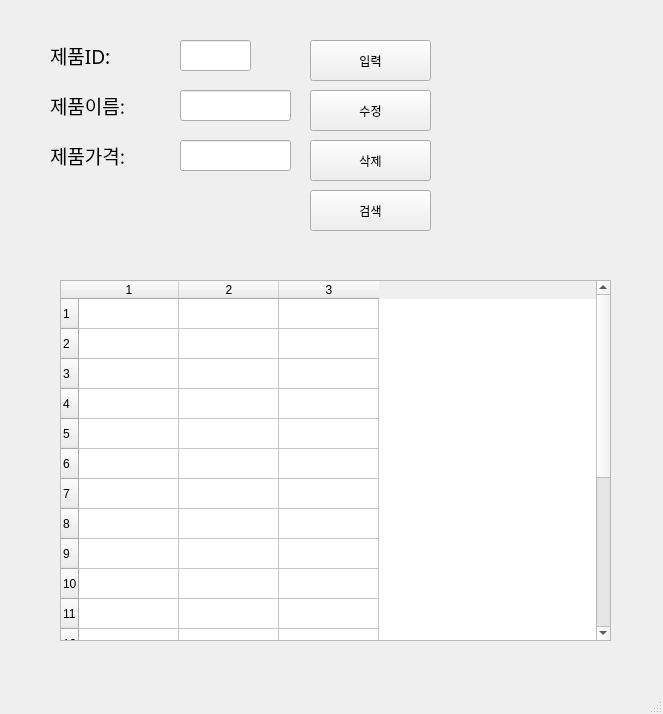
<?xml version="1.0" encoding="UTF-8"?>
<ui version="4.0">
 <class>MainWindow</class>
 <widget class="QMainWindow" name="MainWindow">
  <property name="geometry">
   <rect>
    <x>0</x>
    <y>0</y>
    <width>663</width>
    <height>714</height>
   </rect>
  </property>
  <property name="windowTitle">
   <string>MainWindow</string>
  </property>
  <widget class="QWidget" name="centralwidget">
   <widget class="QLabel" name="label">
    <property name="geometry">
     <rect>
      <x>50</x>
      <y>40</y>
      <width>101</width>
      <height>31</height>
     </rect>
    </property>
    <property name="font">
     <font>
      <family>맑은 고딕</family>
      <pointsize>14</pointsize>
     </font>
    </property>
    <property name="text">
     <string>제품ID:</string>
    </property>
   </widget>
   <widget class="QLabel" name="label_2">
    <property name="geometry">
     <rect>
      <x>50</x>
      <y>90</y>
      <width>111</width>
      <height>31</height>
     </rect>
    </property>
    <property name="font">
     <font>
      <family>맑은 고딕</family>
      <pointsize>14</pointsize>
     </font>
    </property>
    <property name="text">
     <string>제품이름:</string>
    </property>
   </widget>
   <widget class="QLabel" name="label_3">
    <property name="geometry">
     <rect>
      <x>50</x>
      <y>140</y>
      <width>111</width>
      <height>31</height>
     </rect>
    </property>
    <property name="font">
     <font>
      <family>맑은 고딕</family>
      <pointsize>14</pointsize>
     </font>
    </property>
    <property name="text">
     <string>제품가격:</string>
    </property>
   </widget>
   <widget class="QLineEdit" name="prodID">
    <property name="geometry">
     <rect>
      <x>180</x>
      <y>40</y>
      <width>71</width>
      <height>31</height>
     </rect>
    </property>
   </widget>
   <widget class="QLineEdit" name="prodName">
    <property name="geometry">
     <rect>
      <x>180</x>
      <y>90</y>
      <width>111</width>
      <height>31</height>
     </rect>
    </property>
   </widget>
   <widget class="QLineEdit" name="prodPrice">
    <property name="geometry">
     <rect>
      <x>180</x>
      <y>140</y>
      <width>111</width>
      <height>31</height>
     </rect>
    </property>
   </widget>
   <widget class="QPushButton" name="pushButton">
    <property name="geometry">
     <rect>
      <x>310</x>
      <y>40</y>
      <width>121</width>
      <height>41</height>
     </rect>
    </property>
    <property name="text">
     <string>입력</string>
    </property>
   </widget>
   <widget class="QPushButton" name="pushButton_2">
    <property name="geometry">
     <rect>
      <x>310</x>
      <y>90</y>
      <width>121</width>
      <height>41</height>
     </rect>
    </property>
    <property name="text">
     <string>수정</string>
    </property>
   </widget>
   <widget class="QPushButton" name="pushButton_3">
    <property name="geometry">
     <rect>
      <x>310</x>
      <y>140</y>
      <width>121</width>
      <height>41</height>
     </rect>
    </property>
    <property name="text">
     <string>삭제</string>
    </property>
   </widget>
   <widget class="QPushButton" name="pushButton_4">
    <property name="geometry">
     <rect>
      <x>310</x>
      <y>190</y>
      <width>121</width>
      <height>41</height>
     </rect>
    </property>
    <property name="text">
     <string>검색</string>
    </property>
   </widget>
   <widget class="QTableWidget" name="tableWidget">
    <property name="geometry">
     <rect>
      <x>60</x>
      <y>280</y>
      <width>551</width>
      <height>361</height>
     </rect>
    </property>
    <property name="rowCount">
     <number>20</number>
    </property>
    <property name="columnCount">
     <number>3</number>
    </property>
    <row/>
    <row/>
    <row/>
    <row/>
    <row/>
    <row/>
    <row/>
    <row/>
    <row/>
    <row/>
    <row/>
    <row/>
    <row/>
    <row/>
    <row/>
    <row/>
    <row/>
    <row/>
    <row/>
    <row/>
    <column/>
    <column/>
    <column/>
   </widget>
  </widget>
  <widget class="QMenuBar" name="menubar">
   <property name="geometry">
    <rect>
     <x>0</x>
     <y>0</y>
     <width>663</width>
     <height>26</height>
    </rect>
   </property>
  </widget>
  <widget class="QStatusBar" name="statusbar"/>
 </widget>
 <resources/>
 <connections>
  <connection>
   <sender>pushButton</sender>
   <signal>clicked()</signal>
   <receiver>MainWindow</receiver>
   <slot>addProduct()</slot>
   <hints>
    <hint type="sourcelabel">
     <x>394</x>
     <y>72</y>
    </hint>
    <hint type="destinationlabel">
     <x>470</x>
     <y>95</y>
    </hint>
   </hints>
  </connection>
  <connection>
   <sender>pushButton_2</sender>
   <signal>clicked()</signal>
   <receiver>MainWindow</receiver>
   <slot>updateProduct()</slot>
   <hints>
    <hint type="sourcelabel">
     <x>418</x>
     <y>129</y>
    </hint>
    <hint type="destinationlabel">
     <x>470</x>
     <y>136</y>
    </hint>
   </hints>
  </connection>
  <connection>
   <sender>pushButton_3</sender>
   <signal>clicked()</signal>
   <receiver>MainWindow</receiver>
   <slot>removeProduct()</slot>
   <hints>
    <hint type="sourcelabel">
     <x>409</x>
     <y>175</y>
    </hint>
    <hint type="destinationlabel">
     <x>469</x>
     <y>183</y>
    </hint>
   </hints>
  </connection>
  <connection>
   <sender>pushButton_4</sender>
   <signal>clicked()</signal>
   <receiver>MainWindow</receiver>
   <slot>getProduct()</slot>
   <hints>
    <hint type="sourcelabel">
     <x>406</x>
     <y>219</y>
    </hint>
    <hint type="destinationlabel">
     <x>471</x>
     <y>229</y>
    </hint>
   </hints>
  </connection>
 </connections>
 <slots>
  <slot>addProduct()</slot>
  <slot>updateProduct()</slot>
  <slot>removeProduct()</slot>
  <slot>getProduct()</slot>
 </slots>
</ui>
